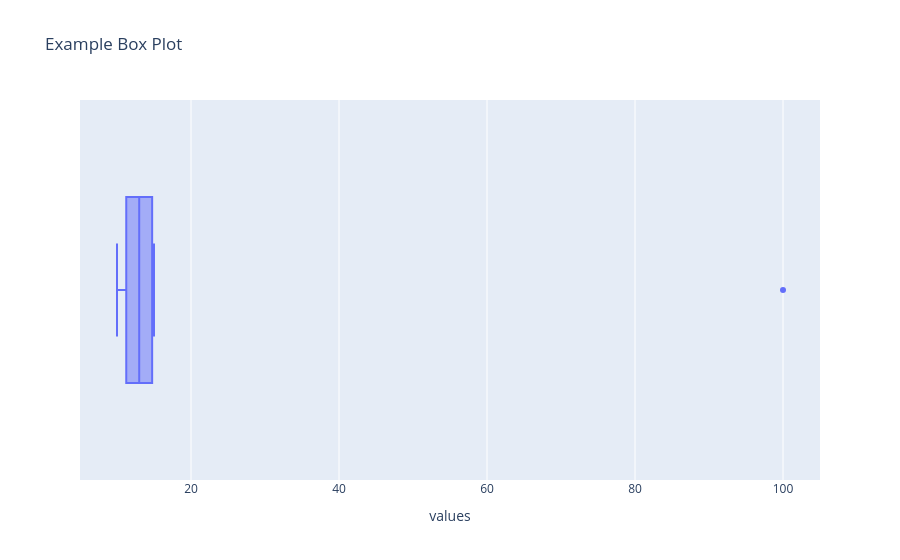

This figure's notebook cell:
### Markdown cell above
12. Contoh box plot untuk mendeteksi outlier.

### Code cell
# Example: box plot to check for outliers
box_data = pd.DataFrame({"values": [10, 12, 11, 13, 100, 14, 15]})
fig = px.box(box_data, x="values", title="Example Box Plot")
fig.show()

### Figure 1 — Plotly figure (JSON) as saved in the notebook; plotly's stock layout.template omitted (floating-point values rounded to 4 significant figures)
{"data": [{"alignmentgroup": "True", "hovertemplate": "values=%{x}<extra></extra>", "legendgroup": "", "marker": {"color": "#636efa"}, "name": "", "notched": false, "offsetgroup": "", "orientation": "h", "showlegend": false, "type": "box", "x": [10, 12, 11, 13, 100, 14, 15], "x0": " ", "xaxis": "x", "y0": " ", "yaxis": "y"}], "layout": {"boxmode": "group", "legend": {"tracegroupgap": 0}, "title": {"text": "Example Box Plot"}, "xaxis": {"anchor": "y", "domain": [0, 1], "title": {"text": "values"}}, "yaxis": {"anchor": "x", "domain": [0, 1]}}}
